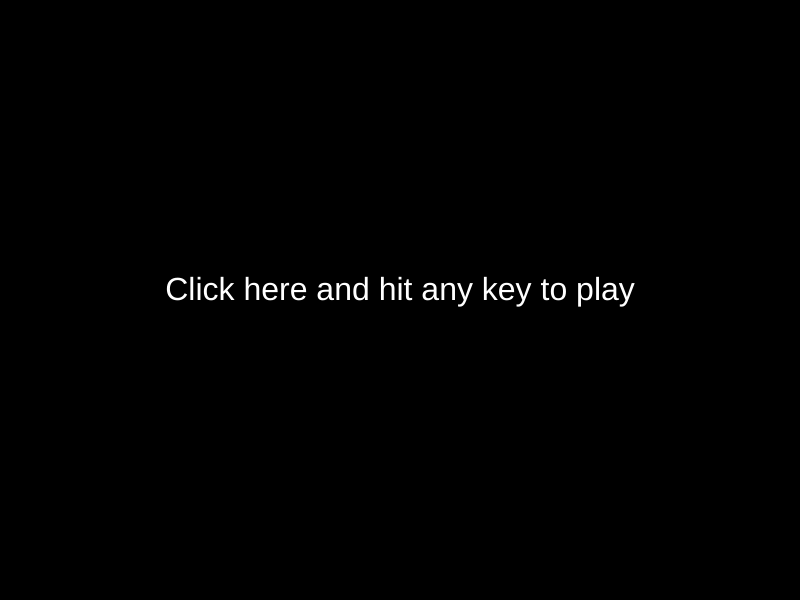
Frame 1 (no input)
Frame 60 (no input): identical to frame 1, image omitted
Frame 120 (the mouse pressed at the canvas centre since frame 60): identical to frame 1, image omitted

The p5.js sketch that drew this single still picture (run headless with seeded random() and noise() and a simulated clock; from frame 60 on, the mouse is pressed at the canvas centre):

// p5.js sketch
// ── sketch.js
// 0 = game pause
// 1 = game playing
// 2 = game over
let state = 0;

// timekeeping
let timer;

// scoring
let points = 0;

// player position
let playerX;

// container for ball objects
let balls = [];

function setup() {
  createCanvas(800,600);
  background(0);

  // create initial particle system of ball objects
  for (let i = 0; i < 100; i++) {
    balls.push(new Ball());
  }
}

function draw() {
  background(0);

  // game pause
  if (state == 0) {
    textSize(32);
    textAlign(CENTER);
    fill(255);
    text("Click here and hit any key to play", width/2, height/2);
  }
  // game playing
  else if (state == 1) {

    // move balls
    for (let i = 0; i < balls.length; i++) {
      balls[i].moveAndDisplay();
    }

    // scoring
    textSize(20);
    textAlign(LEFT);
    fill(255);
    text("Points: " + points, 10, 20);

    // timer
    let timeRemaining = 20 - int((millis() - timer) / 1000);
    text("Time Remaining: " + timeRemaining, 10, 40);

    // move player
    if (keyIsDown(LEFT_ARROW)) {
      playerX -= 5;
    }
    if (keyIsDown(RIGHT_ARROW)) {
      playerX += 5;
    }
    playerX = constrain(playerX, 50, width-50);

    // draw player
    fill(200);
    rectMode(CENTER);
    rect(playerX, 580, 100, 40);

    // time to end?
    if (timeRemaining <= 0) {
      state = 2;
    }
  }
  // game over
  else if (state == 2) {
    textSize(32);
    textAlign(CENTER);
    fill(255);
    text("Game over! Click to play again. Points: " + points, width/2, height/2);
  }
}

function keyPressed() {
  // transition between game states
  if (state == 0 || state == 2) {
    state = 1;
    timer = millis();
    playerX = width/2;
    points = 0;
    for (let i = 0; i < balls.length; i++) {
      balls[i].reset();
    }
  }
}

// ball class
class Ball {
  constructor() {
    this.reset();
  }
  reset() {
    this.x = random(width);
    this.y = random(-500, 0);
    this.color = color(random(255), random(255), random(255));
    this.speed = random(1,5);
  }
  moveAndDisplay() {
    this.y += this.speed;
    if (this.x >= playerX && this.x <= playerX+100 && this.y >= 550) {
      points++;
      this.reset();
    }
    if (this.y > height) {
      this.reset();
    }
    fill(this.color);
    ellipse(this.x, this.y, 25, 25);
  }
}
